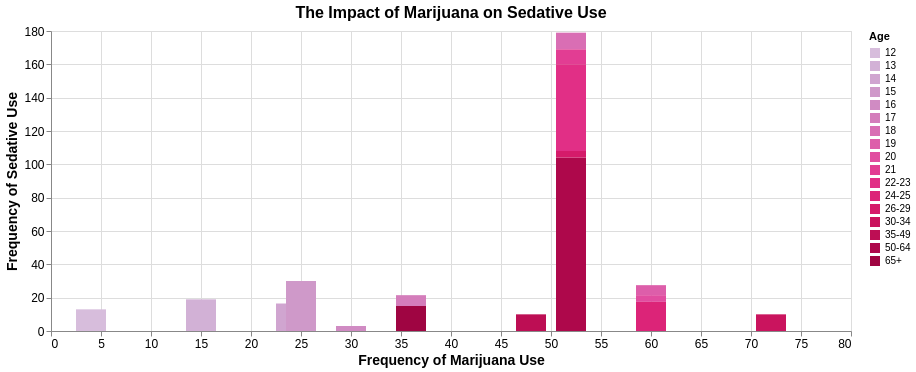

The cell this chart's notebook holds for it:
### Code cell
G4 = alt.Chart(data).encode(
x = alt.X("marijuana_frequency",title = "Frequency of Marijuana Use",axis=alt.Axis(labelAngle=0, labelFontSize=12, titleFontSize=14)),
y = alt.Y("sedative_frequency",title = "Frequency of Sedative Use",axis=alt.Axis(labelAngle=0, labelFontSize=12, titleFontSize=14)),
color = alt.Color('age',title = "Age",scale = alt.Scale(scheme = 'purplered')),
tooltip = ["marijuana_frequency","sedative_frequency",'age']).interactive()

A = G4.properties(width = 800, height = 300, title = {'text':'The Impact of Marijuana on Sedative Use', 'fontSize':16})
A.mark_bar(size = 30)

### Figure 1 — Vega-Lite specification as saved in the notebook (floating-point values rounded to 4 significant figures)
{"config": {"view": {"continuousWidth": 300, "continuousHeight": 300}}, "data": {"name": "data-e4294b6aa3051d35c736dcfaa76594c2"}, "mark": {"type": "bar", "size": 30}, "encoding": {"color": {"field": "age", "scale": {"scheme": "purplered"}, "title": "Age", "type": "nominal"}, "tooltip": [{"field": "marijuana_frequency", "type": "quantitative"}, {"field": "sedative_frequency", "type": "quantitative"}, {"field": "age", "type": "nominal"}], "x": {"axis": {"labelAngle": 0, "labelFontSize": 12, "titleFontSize": 14}, "field": "marijuana_frequency", "title": "Frequency of Marijuana Use", "type": "quantitative"}, "y": {"axis": {"labelAngle": 0, "labelFontSize": 12, "titleFontSize": 14}, "field": "sedative_frequency", "title": "Frequency of Sedative Use", "type": "quantitative"}}, "height": 300, "params": [{"name": "param_1e9efca18e7a2868", "select": {"type": "interval", "encodings": ["x", "y"]}, "bind": "scales"}], "title": {"text": "The Impact of Marijuana on Sedative Use", "fontSize": 16}, "width": 800, "$schema": "https://vega.github.io/schema/vega-lite/v6.4.1.json", "datasets": {"data-e4294b6aa3051d35c736dcfaa76594c2": [{"age": "12", "n": 2798, "alcohol_use": 3.9, "alcohol_frequency": 3.0, "marijuana_use": 1.1, "marijuana_frequency": 4.0, "cocaine_use": 0.1, "cocaine_frequency": "5.0", "crack_use": 0.0, "crack_frequency": "-", "heroin_use": 0.1, "heroin_frequency": "35.5", "hallucinogen_use": 0.2, "hallucinogen_frequency": 52.0, "inhalant_use": 1.6, "inhalant_frequency": "19.0", "pain_releiver_use": 2.0, "pain_releiver_frequency": 36.0, "oxycontin_use": 0.1, "oxycontin_frequency": "24.5", "tranquilizer_use": 0.2, "tranquilizer_frequency": 52.0, "stimulant_use": 0.2, "stimulant_frequency": 2.0, "meth_use": 0.0, "meth_frequency": "-", "sedative_use": 0.2, "sedative_frequency": 13.0}, {"age": "13", "n": 2757, "alcohol_use": 8.5, "alcohol_frequency": 6.0, "marijuana_use": 3.4, "marijuana_frequency": 15.0, "cocaine_use": 0.1, "cocaine_frequency": "1.0", "crack_use": 0.0, "crack_frequency": "3.0", "heroin_use": 0.0, "heroin_frequency": "-", "hallucinogen_use": 0.6, "hallucinogen_frequency": 6.0, "inhalant_use": 2.5, "inhalant_frequency": "12.0", "pain_releiver_use": 2.4, "pain_releiver_frequency": 14.0, "oxycontin_use": 0.1, "oxycontin_frequency": "41.0", "tranquilizer_use": 0.3, "tranquilizer_frequency": 25.5, "stimulant_use": 0.3, "stimulant_frequency": 4.0, "meth_use": 0.1, "meth_frequency": "5.0", "sedative_use": 0.1, "sedative_frequency": 19.0}, {"age": "14", "n": 2792, "alcohol_use": 18.1, "alcohol_frequency": 5.0, "marijuana_use": 8.7, "marijuana_frequency": 24.0, "cocaine_use": 0.1, "cocaine_frequency": "5.5", "crack_use": 0.0, "crack_frequency": "-", "heroin_use": 0.1, "heroin_frequency": "2.0", "hallucinogen_use": 1.6, "hallucinogen_frequency": 3.0, "inhalant_use": 2.6, "inhalant_frequency": "5.0", "pain_releiver_use": 3.9, "pain_releiver_frequency": 12.0, "oxycontin_use": 0.4, "oxycontin_frequency": "4.5", "tranquilizer_use": 0.9, "tranquilizer_frequency": 5.0, "stimulant_use": 0.8, "stimulant_frequency": 12.0, "meth_use": 0.1, "meth_frequency": "24.0", "sedative_use": 0.2, "sedative_frequency": 16.5}, {"age": "15", "n": 2956, "alcohol_use": 29.2, "alcohol_frequency": 6.0, "marijuana_use": 14.5, "marijuana_frequency": 25.0, "cocaine_use": 0.5, "cocaine_frequency": "4.0", "crack_use": 0.1, "crack_frequency": "9.5", "heroin_use": 0.2, "heroin_frequency": "1.0", "hallucinogen_use": 2.1, "hallucinogen_frequency": 4.0, "inhalant_use": 2.5, "inhalant_frequency": "5.5", "pain_releiver_use": 5.5, "pain_releiver_frequency": 10.0, "oxycontin_use": 0.8, "oxycontin_frequency": "3.0", "tranquilizer_use": 2.0, "tranquilizer_frequency": 4.5, "stimulant_use": 1.5, "stimulant_frequency": 6.0, "meth_use": 0.3, "meth_frequency": "10.5", "sedative_use": 0.4, "sedative_frequency": 30.0}, {"age": "16", "n": 3058, "alcohol_use": 40.1, "alcohol_frequency": 10.0, "marijuana_use": 22.5, "marijuana_frequency": 30.0, "cocaine_use": 1.0, "cocaine_frequency": "7.0", "crack_use": 0.0, "crack_frequency": "1.0", "heroin_use": 0.1, "heroin_frequency": "66.5", "hallucinogen_use": 3.4, "hallucinogen_frequency": 3.0, "inhalant_use": 3.0, "inhalant_frequency": "3.0", "pain_releiver_use": 6.2, "pain_releiver_frequency": 7.0, "oxycontin_use": 1.1, "oxycontin_frequency": "4.0", "tranquilizer_use": 2.4, "tranquilizer_frequency": 11.0, "stimulant_use": 1.8, "stimulant_frequency": 9.5, "meth_use": 0.3, "meth_frequency": "36.0", "sedative_use": 0.2, "sedative_frequency": 3.0}, {"age": "17", "n": 3038, "alcohol_use": 49.3, "alcohol_frequency": 13.0, "marijuana_use": 28.0, "marijuana_frequency": 36.0, "cocaine_use": 2.0, "cocaine_frequency": "5.0", "crack_use": 0.1, "crack_frequency": "21.0", "heroin_use": 0.1, "heroin_frequency": "64.0", "hallucinogen_use": 4.8, "hallucinogen_frequency": 3.0, "inhalant_use": 2.0, "inhalant_frequency": "4.0", "pain_releiver_use": 8.5, "pain_releiver_frequency": 9.0, "oxycontin_use": 1.4, "oxycontin_frequency": "6.0", "tranquilizer_use": 3.5, "tranquilizer_frequency": 7.0, "stimulant_use": 2.8, "stimulant_frequency": 9.0, "meth_use": 0.6, "meth_frequency": "48.0", "sedative_use": 0.5, "sedative_frequency": 6.5}, {"age": "18", "n": 2469, "alcohol_use": 58.7, "alcohol_frequency": 24.0, "marijuana_use": 33.7, "marijuana_frequency": 52.0, "cocaine_use": 3.2, "cocaine_frequency": "5.0", "crack_use": 0.4, "crack_frequency": "10.0", "heroin_use": 0.4, "heroin_frequency": "46.0", "hallucinogen_use": 7.0, "hallucinogen_frequency": 4.0, "inhalant_use": 1.8, "inhalant_frequency": "4.0", "pain_releiver_use": 9.2, "pain_releiver_frequency": 12.0, "oxycontin_use": 1.7, "oxycontin_frequency": "7.0", "tranquilizer_use": 4.9, "tranquilizer_frequency": 12.0, "stimulant_use": 3.0, "stimulant_frequency": 8.0, "meth_use": 0.5, "meth_frequency": "12.0", "sedative_use": 0.4, "sedative_frequency": 10.0}, {"age": "19", "n": 2223, "alcohol_use": 64.6, "alcohol_frequency": 36.0, "marijuana_use": 33.4, "marijuana_frequency": 60.0, "cocaine_use": 4.1, "cocaine_frequency": "5.5", "crack_use": 0.5, "crack_frequency": "2.0", "heroin_use": 0.5, "heroin_frequency": "180.0", "hallucinogen_use": 8.6, "hallucinogen_frequency": 3.0, "inhalant_use": 1.4, "inhalant_frequency": "3.0", "pain_releiver_use": 9.4, "pain_releiver_frequency": 12.0, "oxycontin_use": 1.5, "oxycontin_frequency": "7.5", "tranquilizer_use": 4.2, "tranquilizer_frequency": 4.5, "stimulant_use": 3.3, "stimulant_frequency": 6.0, "meth_use": 0.4, "meth_frequency": "105.0", "sedative_use": 0.3, "sedative_frequency": 6.0}, {"age": "20", "n": 2271, "alcohol_use": 69.7, "alcohol_frequency": 48.0, "marijuana_use": 34.0, "marijuana_frequency": 60.0, "cocaine_use": 4.9, "cocaine_frequency": "8.0", "crack_use": 0.6, "crack_frequency": "5.0", "heroin_use": 0.9, "heroin_frequency": "45.0", "hallucinogen_use": 7.4, "hallucinogen_frequency": 2.0, "inhalant_use": 1.5, "inhalant_frequency": "4.0", "pain_releiver_use": 10.0, "pain_releiver_frequency": 10.0, "oxycontin_use": 1.7, "oxycontin_frequency": "12.0", "tranquilizer_use": 5.4, "tranquilizer_frequency": 10.0, "stimulant_use": 4.0, "stimulant_frequency": 12.0, "meth_use": 0.9, "meth_frequency": "12.0", "sedative_use": 0.5, "sedative_frequency": 4.0}, {"age": "21", "n": 2354, "alcohol_use": 83.2, "alcohol_frequency": 52.0, "marijuana_use": 33.0, "marijuana_frequency": 52.0, "cocaine_use": 4.8, "cocaine_frequency": "5.0", "crack_use": 0.5, "crack_frequency": "17.0", "heroin_use": 0.6, "heroin_frequency": "30.0", "hallucinogen_use": 6.3, "hallucinogen_frequency": 4.0, "inhalant_use": 1.4, "inhalant_frequency": "2.0", "pain_releiver_use": 9.0, "pain_releiver_frequency": 15.0, "oxycontin_use": 1.3, "oxycontin_frequency": "13.5", "tranquilizer_use": 3.9, "tranquilizer_frequency": 7.0, "stimulant_use": 4.1, "stimulant_frequency": 10.0, "meth_use": 0.6, "meth_frequency": "2.0", "sedative_use": 0.3, "sedative_frequency": 9.0}, {"age": "22-23", "n": 4707, "alcohol_use": 84.2, "alcohol_frequency": 52.0, "marijuana_use": 28.4, "marijuana_frequency": 52.0, "cocaine_use": 4.5, "cocaine_frequency": "5.0", "crack_use": 0.5, "crack_frequency": "5.0", "heroin_use": 1.1, "heroin_frequency": "57.5", "hallucinogen_use": 5.2, "hallucinogen_frequency": 3.0, "inhalant_use": 1.0, "inhalant_frequency": "4.0", "pain_releiver_use": 10.0, "pain_releiver_frequency": 15.0, "oxycontin_use": 1.7, "oxycontin_frequency": "17.5", "tranquilizer_use": 4.4, "tranquilizer_frequency": 12.0, "stimulant_use": 3.6, "stimulant_frequency": 10.0, "meth_use": 0.6, "meth_frequency": "46.0", "sedative_use": 0.2, "sedative_frequency": 52.0}, {"age": "24-25", "n": 4591, "alcohol_use": 83.1, "alcohol_frequency": 52.0, "marijuana_use": 24.9, "marijuana_frequency": 60.0, "cocaine_use": 4.0, "cocaine_frequency": "6.0", "crack_use": 0.5, "crack_frequency": "6.0", "heroin_use": 0.7, "heroin_frequency": "88.0", "hallucinogen_use": 4.5, "hallucinogen_frequency": 2.0, "inhalant_use": 0.8, "inhalant_frequency": "2.0", "pain_releiver_use": 9.0, "pain_releiver_frequency": 15.0, "oxycontin_use": 1.3, "oxycontin_frequency": "20.0", "tranquilizer_use": 4.3, "tranquilizer_frequency": 10.0, "stimulant_use": 2.6, "stimulant_frequency": 10.0, "meth_use": 0.7, "meth_frequency": "21.0", "sedative_use": 0.2, "sedative_frequency": 17.5}, {"age": "26-29", "n": 2628, "alcohol_use": 80.7, "alcohol_frequency": 52.0, "marijuana_use": 20.8, "marijuana_frequency": 52.0, "cocaine_use": 3.2, "cocaine_frequency": "5.0", "crack_use": 0.4, "crack_frequency": "6.0", "heroin_use": 0.6, "heroin_frequency": "50.0", "hallucinogen_use": 3.2, "hallucinogen_frequency": 3.0, "inhalant_use": 0.6, "inhalant_frequency": "4.0", "pain_releiver_use": 8.3, "pain_releiver_frequency": 13.0, "oxycontin_use": 1.2, "oxycontin_frequency": "13.5", "tranquilizer_use": 4.2, "tranquilizer_frequency": 10.0, "stimulant_use": 2.3, "stimulant_frequency": 7.0, "meth_use": 0.6, "meth_frequency": "30.0", "sedative_use": 0.4, "sedative_frequency": 4.0}, {"age": "30-34", "n": 2864, "alcohol_use": 77.5, "alcohol_frequency": 52.0, "marijuana_use": 16.4, "marijuana_frequency": 72.0, "cocaine_use": 2.1, "cocaine_frequency": "8.0", "crack_use": 0.5, "crack_frequency": "15.0", "heroin_use": 0.4, "heroin_frequency": "66.0", "hallucinogen_use": 1.8, "hallucinogen_frequency": 2.0, "inhalant_use": 0.4, "inhalant_frequency": "3.5", "pain_releiver_use": 5.9, "pain_releiver_frequency": 22.0, "oxycontin_use": 0.9, "oxycontin_frequency": "46.0", "tranquilizer_use": 3.6, "tranquilizer_frequency": 8.0, "stimulant_use": 1.4, "stimulant_frequency": 12.0, "meth_use": 0.4, "meth_frequency": "54.0", "sedative_use": 0.4, "sedative_frequency": 10.0}, {"age": "35-49", "n": 7391, "alcohol_use": 75.0, "alcohol_frequency": 52.0, "marijuana_use": 10.4, "marijuana_frequency": 48.0, "cocaine_use": 1.5, "cocaine_frequency": "15.0", "crack_use": 0.5, "crack_frequency": "48.0", "heroin_use": 0.1, "heroin_frequency": "280.0", "hallucinogen_use": 0.6, "hallucinogen_frequency": 3.0, "inhalant_use": 0.3, "inhalant_frequency": "10.0", "pain_releiver_use": 4.2, "pain_releiver_frequency": 12.0, "oxycontin_use": 0.3, "oxycontin_frequency": "12.0", "tranquilizer_use": 1.9, "tranquilizer_frequency": 6.0, "stimulant_use": 0.6, "stimulant_frequency": 24.0, "meth_use": 0.2, "meth_frequency": "104.0", "sedative_use": 0.3, "sedative_frequency": 10.0}, {"age": "50-64", "n": 3923, "alcohol_use": 67.2, "alcohol_frequency": 52.0, "marijuana_use": 7.3, "marijuana_frequency": 52.0, "cocaine_use": 0.9, "cocaine_frequency": "36.0", "crack_use": 0.4, "crack_frequency": "62.0", "heroin_use": 0.1, "heroin_frequency": "41.0", "hallucinogen_use": 0.3, "hallucinogen_frequency": 44.0, "inhalant_use": 0.2, "inhalant_frequency": "13.5", "pain_releiver_use": 2.5, "pain_releiver_frequency": 12.0, "oxycontin_use": 0.4, "oxycontin_frequency": "5.0", "tranquilizer_use": 1.4, "tranquilizer_frequency": 10.0, "stimulant_use": 0.3, "stimulant_frequency": 24.0, "meth_use": 0.2, "meth_frequency": "30.0", "sedative_use": 0.2, "sedative_frequency": 104.0}, {"age": "65+", "n": 2448, "alcohol_use": 49.3, "alcohol_frequency": 52.0, "marijuana_use": 1.2, "marijuana_frequency": 36.0, "cocaine_use": 0.0, "cocaine_frequency": "-", "crack_use": 0.0, "crack_frequency": "-", "heroin_use": 0.0, "heroin_frequency": "120.0", "hallucinogen_use": 0.1, "hallucinogen_frequency": 2.0, "inhalant_use": 0.0, "inhalant_frequency": "-", "pain_releiver_use": 0.6, "pain_releiver_frequency": 24.0, "oxycontin_use": 0.0, "oxycontin_frequency": "-", "tranquilizer_use": 0.2, "tranquilizer_frequency": 5.0, "stimulant_use": 0.0, "stimulant_frequency": 364.0, "meth_use": 0.0, "meth_frequency": "-", "sedative_use": 0.0, "sedative_frequency": 15.0}]}}
